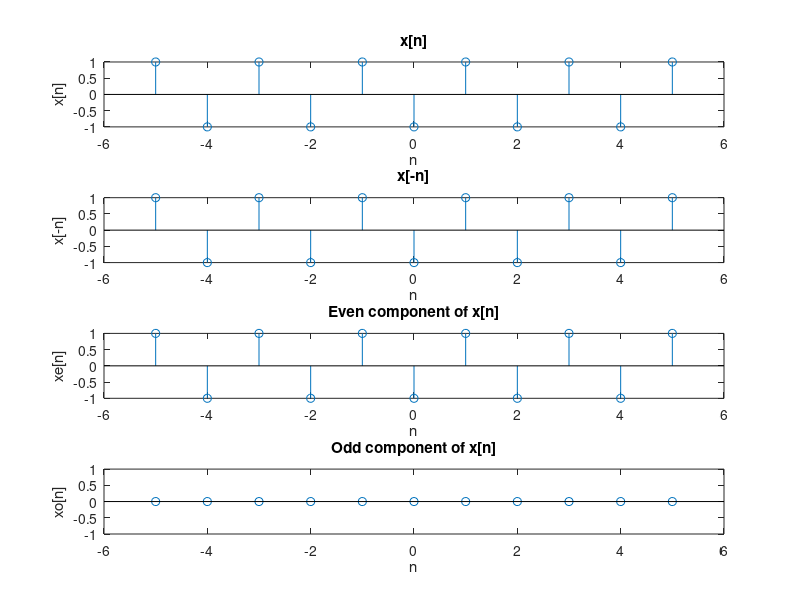

MATLAB code for this plot:
% ELEC342 LAB1, Part I Question 3 (b)


clc;
clear;

n = [-5:5];
x = n;
x_neg = -n;

fn1 = (-1).^(x-1)
fn2 = (-1).^(-x-1)

even_comp = (fn1 + fn2)/2
odd_comp = (fn1 - fn2)/2

subplot(4,1,1)
stem(n,fn1)
xlabel(' n ')
ylabel(' x[n] ')
title(' x[n] ')

subplot(4,1,2)
stem(n,fn2)
xlabel(' n ')
ylabel(' x[-n] ')
title(' x[-n] ')

subplot(4,1,3)
stem(n,even_comp)
xlabel(' n ')
ylabel(' xe[n] ')
title(' Even component of x[n] ')

subplot(4,1,4)
stem(n,odd_comp)
xlabel(' n ')
ylabel(' xo[n] ')
title(' Odd component of x[n] ')
